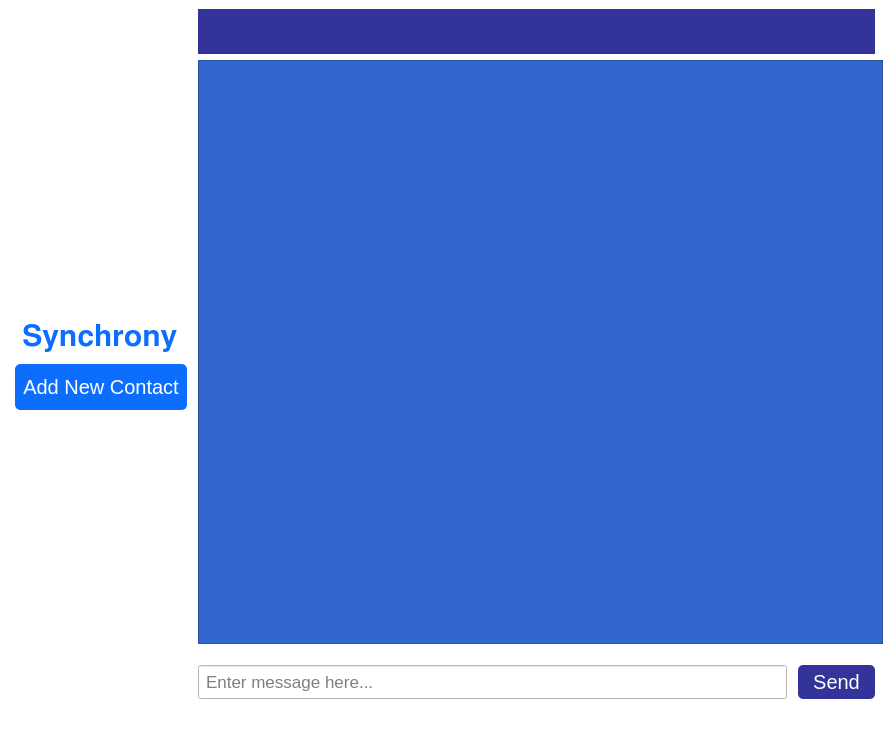
<?xml version="1.0" encoding="UTF-8"?>
<ui version="4.0">
 <class>chatWindow</class>
 <widget class="QMainWindow" name="chatWindow">
  <property name="geometry">
   <rect>
    <x>0</x>
    <y>0</y>
    <width>892</width>
    <height>745</height>
   </rect>
  </property>
  <property name="minimumSize">
   <size>
    <width>892</width>
    <height>745</height>
   </size>
  </property>
  <property name="maximumSize">
   <size>
    <width>892</width>
    <height>745</height>
   </size>
  </property>
  <property name="windowTitle">
   <string>MainWindow</string>
  </property>
  <property name="styleSheet">
   <string notr="true">background-color:#fff</string>
  </property>
  <widget class="QWidget" name="centralwidget">
   <layout class="QHBoxLayout" name="horizontalLayout">
    <item>
     <layout class="QVBoxLayout" name="contactPanel" stretch="0">
      <property name="spacing">
       <number>6</number>
      </property>
      <property name="leftMargin">
       <number>1</number>
      </property>
      <item>
       <layout class="QVBoxLayout" name="verticalLayout">
        <item>
         <widget class="QLabel" name="name">
          <property name="maximumSize">
           <size>
            <width>350</width>
            <height>50</height>
           </size>
          </property>
          <property name="styleSheet">
           <string notr="true">margin:5px 5px 0px 5px;font-size:30px;color:#0d6efd;</string>
          </property>
          <property name="text">
           <string>𝐒𝐲𝐧𝐜𝐡𝐫𝐨𝐧𝐲</string>
          </property>
         </widget>
        </item>
        <item>
         <layout class="QVBoxLayout" name="contactsList"/>
        </item>
        <item>
         <widget class="QPushButton" name="addButton">
          <property name="minimumSize">
           <size>
            <width>0</width>
            <height>0</height>
           </size>
          </property>
          <property name="maximumSize">
           <size>
            <width>350</width>
            <height>16777215</height>
           </size>
          </property>
          <property name="styleSheet">
           <string notr="true">margin:0px 5px 5px 5px;padding:10px 0px 10px 0px;border-radius:5px;border:1px solid #0d6efd;background-color: #0d6efd;font-weight: 400;line-height: 1.5;text-align: center;vertical-align: middle;font-size: 20px;color: #fff;</string>
          </property>
          <property name="text">
           <string>Add New Contact</string>
          </property>
         </widget>
        </item>
       </layout>
      </item>
     </layout>
    </item>
    <item>
     <layout class="QVBoxLayout" name="Chatpanel">
      <property name="sizeConstraint">
       <enum>QLayout::SetMinAndMaxSize</enum>
      </property>
      <item>
       <widget class="QLabel" name="headName">
        <property name="styleSheet">
         <string notr="true">font-size:30px;color:#fff;background-color:#333399;padding:5px 0px 5px 10px;margin-right:8px;</string>
        </property>
        <property name="text">
         <string/>
        </property>
       </widget>
      </item>
      <item>
       <widget class="QScrollArea" name="chatArea">
        <property name="maximumSize">
         <size>
          <width>700</width>
          <height>16777215</height>
         </size>
        </property>
        <property name="styleSheet">
         <string notr="true">background-color:#3366CC;</string>
        </property>
        <property name="verticalScrollBarPolicy">
         <enum>Qt::ScrollBarAlwaysOff</enum>
        </property>
        <property name="widgetResizable">
         <bool>true</bool>
        </property>
        <widget class="QWidget" name="scrollAreaWidgetContents">
         <property name="geometry">
          <rect>
           <x>0</x>
           <y>0</y>
           <width>684</width>
           <height>574</height>
          </rect>
         </property>
         <property name="maximumSize">
          <size>
           <width>700</width>
           <height>16777215</height>
          </size>
         </property>
         <widget class="QWidget" name="gridLayoutWidget">
          <property name="geometry">
           <rect>
            <x>-1</x>
            <y>0</y>
            <width>681</width>
            <height>571</height>
           </rect>
          </property>
          <layout class="QGridLayout" name="chatLayout"/>
         </widget>
        </widget>
       </widget>
      </item>
      <item>
       <layout class="QHBoxLayout" name="horizontalLayout_2">
        <item>
         <widget class="QLineEdit" name="message">
          <property name="styleSheet">
           <string notr="true">margin:10px 0px 10px;padding:5px;font-size:17px</string>
          </property>
          <property name="placeholderText">
           <string>Enter message here...</string>
          </property>
         </widget>
        </item>
        <item>
         <widget class="QPushButton" name="sendButton">
          <property name="styleSheet">
           <string notr="true">background-color:#333399;color:#fff;font-size:20px;margin:15px 8px 15px 5px;padding:5px 15px 5px 15px;border:0px solid transparent;border-radius:5px</string>
          </property>
          <property name="text">
           <string>Send</string>
          </property>
         </widget>
        </item>
       </layout>
      </item>
     </layout>
    </item>
   </layout>
  </widget>
  <widget class="QStatusBar" name="statusbar"/>
 </widget>
 <resources/>
 <connections/>
</ui>
